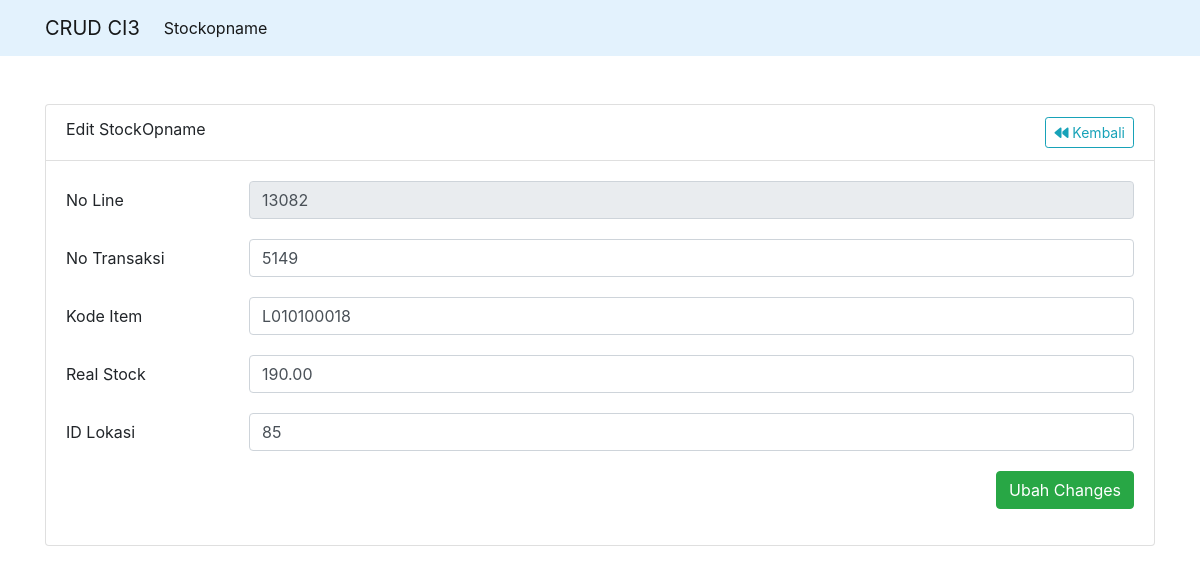
/stockopname/edit/13082, run on the app's committed database.
### tables this page shows
CREATE TABLE `stockopnamedetail` (
  `noline` int NOT NULL,
  `notransaksi` int NOT NULL,
  `kodeitem` varchar(20) NOT NULL,
  `realstock` varchar(20) NOT NULL,
  `idlokasi` int NOT NULL
);

### application/controllers/StockopnameController.php (called while the page is built, shortened)
<?php
class StockopnameController extends CI_Controller
{
    public function __construct()
    {
        $this->load->model('StockopnameModel', 'stockOpnameModel');
    }
    public function edit($id)
    {
        $this->form_validation->set_rules('no_transaksi', 'No Transaksi', 'required|min_length[2]');
        $this->form_validation->set_rules('kode_item', 'Kode Item', 'required|min_length[2]');
        $this->form_validation->set_rules('real_stock', 'Real Stock', 'required|min_length[2]');
        $this->form_validation->set_rules('id_lokasi', 'ID Lokasi', 'required|min_length[2]');
        if ($this->form_validation->run() == false) {
            $data = [
                'title' => 'Stock Opname',
                'res' => $this->stockOpnameModel->ambilDataByID($id)
            ];
            $this->load->view('layout/head', $data);
            $this->load->view('layout/navbar', $data);
            $this->load->view('stockopname/edit', $data);
            $this->load->view('layout/footer');
        } else {
            $this->stockOpnameModel->ubahData($id);
            $this->session->set_flashdata('success', true);
            $this->session->set_flashdata('message', '<strong>Berhasil!</strong> Data anda telah tersimpan.');
            redirect(base_url());
        }
    }
}

### index.php (called while the page is built, shortened)
<?php
require_once BASEPATH.'core/CodeIgniter.php';

### application/models/StockopnameModel.php (called while the page is built, shortened)
<?php
class StockopnameModel extends CI_Model
{
    public function ambilDataByID($id)
    {
        return $this->db->get_where('stockopnamedetail', ['noline' => $id])->row();
    }
}

### application/views/stockopname/edit.php (the view, shortened to what this page needs)
<main>
    <div class="container mt-5">
        <div class="card">
            <div class="card-header bg-transparent d-flex justify-content-between">
                Edit StockOpname
                <a href="#" class="btn btn-outline-info btn-sm" onclick="history.back()">
                    <i class="fa-solid fa-backward"></i> Kembali
                </a>
            </div>
            <div class="card-body">
                <form action="" method="post">
                    <div class="form-group row">
                        <label for="no_line" class="col-sm-2 col-form-label">No Line</label>
                        <div class="col-sm-10">
                            <input type="number" class="form-control" name="no_line" id="no_line" autocomplete="off" value="<?= $res->noline ?>" readonly>
                        </div>
                    </div>
                    <div class="form-group row">
                        <label for="no_transaksi" class="col-sm-2 col-form-label">No Transaksi</label>
                        <div class="col-sm-10">
                            <input type="text" class="form-control" name="no_transaksi" id="no_transaksi" autocomplete="off" value="<?= $res->notransaksi ?>">
                        </div>
                    </div>
                    <div class="form-group row">
                        <label for="kode_item" class="col-sm-2 col-form-label">Kode Item</label>
                        <div class="col-sm-10">
                            <input type="text" class="form-control" name="kode_item" id="kode_item" autocomplete="off" value="<?= $res->kodeitem ?>">
                        </div>
                    </div>
                    <div class="form-group row">
                        <label for="real_stock" class="col-sm-2 col-form-label">Real Stock</label>
                        <div class="col-sm-10">
                            <input type="text" class="form-control" name="real_stock" id="real_stock" autocomplete="off" value="<?= $res->realstock ?>">
                        </div>
                    </div>
                    <div class="form-group row">
                        <label for="id_lokasi" class="col-sm-2 col-form-label">ID Lokasi</label>
                        <div class="col-sm-10">
                            <input type="text" class="form-control" name="id_lokasi" id="id_lokasi" autocomplete="off" value="<?= $res->idlokasi ?>">
                        </div>
                    </div>
                    <div class="form-group row text-right">
                        <div class="col-sm-12">
                            <button type="submit" class="btn btn-success">Ubah Changes</button>
                        </div>
                    </div>
                </form>
            </div>
        </div>
    </div>
</main>

### data on the page
stockopnamedetail: no_line "13082", no_transaksi "5149", kode_item "L010100018", real_stock "190.00", id_lokasi "85"
